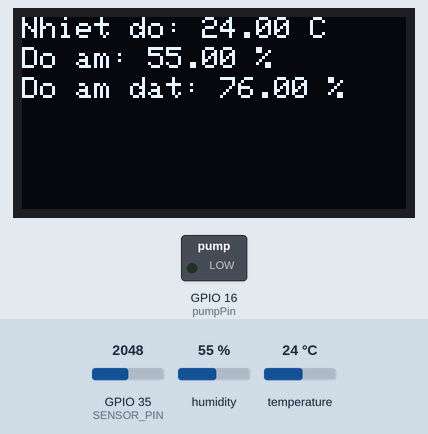
This sketch was run on a simulated ESP32. On the bench: 128×64 one-colour display, switched loads named in the sketch (green lamp = pin HIGH). The inputs (shaded band) are chosen by the test bench; at power-on: GPIO 35 (SENSOR_PIN) = 2048, humidity 55 %, temperature 24 °C. WiFi joins after 1.5 s; servers stay silent unless stated; the display library's start-up logo is not drawn; what the sketch prints to the serial monitor is not drawn.

Above: at 5.0 s.
5.1 s: GPIO 35 (SENSOR_PIN) set to 2708
At 7.0 s:
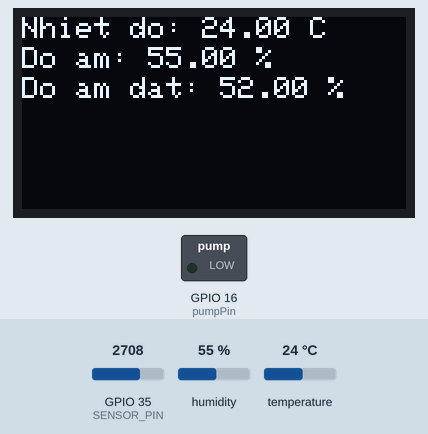
7.3 s: GPIO 35 (SENSOR_PIN) set to 2812
At 8.8 s:
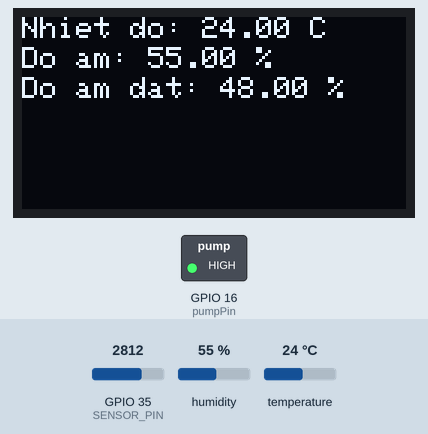
9.3 s: humidity set to 22 %
At 10.5 s:
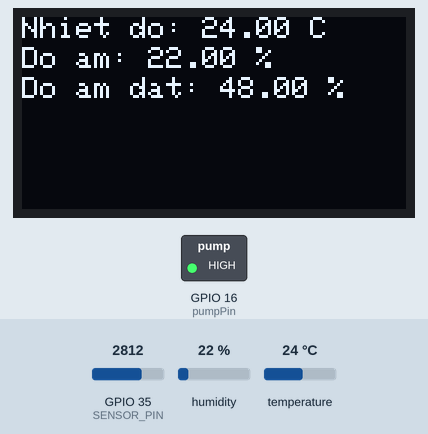
11.3 s: temperature set to 12 °C
At 13.9 s:
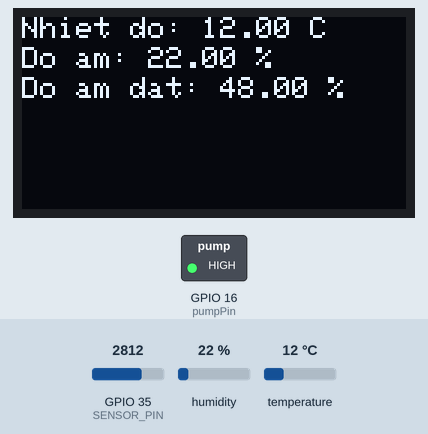
14.3 s: humidity set to 40 %
At 16.2 s:
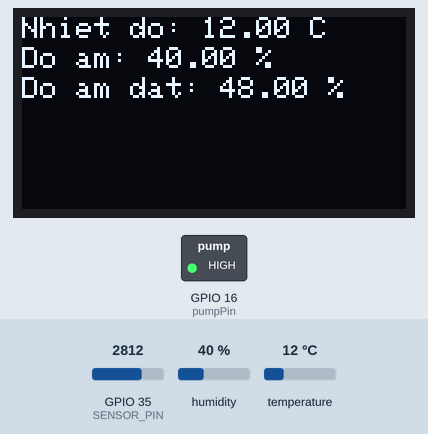
17.3 s: GPIO 35 (SENSOR_PIN) set to 2866
Timing chart, 0 to 20.3 s (numbered marks = the images above; inputs shaded):
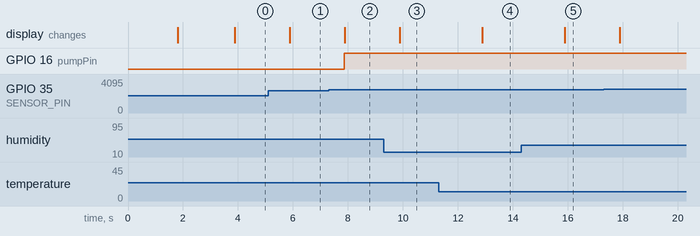

Measured:
- the behaviour switches between 2747 and 2748 on GPIO 35 (SENSOR_PIN) (found by bisection; images 1 and 2)
- after the input at 5.1 s, the display: changes after 0.79 s (image 1)
- after the input at 7.3 s, GPIO 16 (pumpPin): LOW → HIGH after 0.56 s; the display: changes after 0.59 s (image 2)
- after the input at 9.3 s, the display: changes after 0.59 s (image 3)
- after the input at 11.3 s, the display: changes after 1.6 s (image 4)
- after the input at 14.3 s, the display: changes after 1.6 s (image 5)

The sketch:

Simple_Watering_System.ino
```cpp
#define BLYNK_TEMPLATE_ID "TMPL6bfjKkBo3"
#define BLYNK_TEMPLATE_NAME "HE THONG TUOI TU DONG"
#define BLYNK_AUTH_TOKEN "3cX7Knon1URNMMGIuB-OyYIlAHK9UhBz"
#define BLYNK_PRINT Serial

#include <WiFi.h>
#include <BlynkSimpleEsp32.h>
#include "DHT.h"
#include <Adafruit_GFX.h>
#include <Adafruit_SSD1306.h>
//#include <FastLED.h>

char auth[] = BLYNK_AUTH_TOKEN;
char ssid[] = "Duonguit";
char pass[] = "888888888";

#define DHTPIN 17
#define DHTTYPE DHT22
DHT dht(DHTPIN, DHTTYPE);
#define SENSOR_PIN 35
//const int soilMoisturePin = 36; // Analog pin for the soil moisture sensor
//const int ledPin = 2; // LED control pin
//const int pumpPin = 25; // Pump control pin
#define pumpPin 16
const int SOIL_MOISTURE_LOW = 50;
const int SOIL_MOISTURE_HIGH = 80;

int pumpState = LOW; // Initialize pumpState to LOW (off)
int pumpMode = 0; // 0 for automatic, 1 for manual
float mappedSoilMoisture = 0; // Declare mappedSoilMoisture as a global variable

#define SCREEN_WIDTH 128 // OLED display width, in pixels
#define SCREEN_HEIGHT 64 // OLED display height, in pixels
#define OLED_RESET -1 // Reset pin # (or -1 if sharing Arduino reset pin)
   Adafruit_SSD1306 display(SCREEN_WIDTH, SCREEN_HEIGHT, &Wire, OLED_RESET);

BLYNK_WRITE(V2) { // Manual Control of the pump
  if (pumpMode == 1) { // Check if the mode is manual
    pumpState = param.asInt(); // Read the state of the pump button (0 for OFF, 1 for ON)
    digitalWrite(pumpPin, pumpState); // Turn the pump on or off based on button state
    //notifyPumpState(pumpState); // Send notification about pump state
  }
}

BLYNK_WRITE(V4) { // Change the pump mode
  pumpMode = param.asInt(); // Read the state of the mode button (0 for automatic, 1 for manual)

}

void setup() {
  Serial.begin(115200);
  pinMode(pumpPin, OUTPUT);
  dht.begin();
  Blynk.begin(auth, ssid, pass);
  Blynk.virtualWrite(V4, LOW); // Initialize the mode button to automatic mode
  Blynk.virtualWrite(V2, LOW); // Initialize the pump button to OFF
  // Khởi tạo màn hình OLED
  if(!display.begin(SSD1306_SWITCHCAPVCC, 0x3C)) { // Address 0x3C for 128x64
    Serial.println(F("SSD1306 allocation failed"));
    for(;;);
  }
  display.display();
  delay(2000); // Pause for 2 seconds
  display.clearDisplay();
}
void loop() {
  Blynk.run();

  unsigned long currentMillis = millis();
  static unsigned long previousMillis = 0;
  const long interval = 1000;

  if (currentMillis - previousMillis >= interval) {
    previousMillis = currentMillis;

    int soilSensorValue = analogRead(SENSOR_PIN);
      mappedSoilMoisture = map(soilSensorValue, 1400 , 4095, 100, 0);
      Blynk.virtualWrite(V3, mappedSoilMoisture);
      Serial.printf("Soil Moisture: ");
      Serial.print(mappedSoilMoisture);
      Serial.println("%");
    if (pumpMode == 0) {
      autoControlPump(mappedSoilMoisture); // Calling for auto if mode = 1
    }
    //controlLED(mappedSoilMoisture);
    readAndSendSensorData();

  }

}

void autoControlPump(float mappedSoilMoisture) {
  if (pumpMode == 0) {
    Blynk.virtualWrite(V2, pumpState);
  }
  //int previousPumpState = pumpState; // Save the previous pump state

  if (mappedSoilMoisture <= SOIL_MOISTURE_LOW) {
    pumpState = HIGH;
  } else if (mappedSoilMoisture >= SOIL_MOISTURE_HIGH) {
    pumpState = LOW;
  }
  digitalWrite(pumpPin, pumpState);

 /* if (pumpState != previousPumpState) {
    notifyPumpState(pumpState); // Send notification if pump state changes
  }
*/

}

/*void controlLED(float mappedSoilMoisture) {
  if (mappedSoilMoisture <= SOIL_MOISTURE_LOW) {
    //digitalWrite(ledPin, HIGH);
    Blynk.virtualWrite(V2, HIGH);
    //Blynk.setProperty(V2, "color", "#00FF00");
    //Blynk.virtualWrite(V2, "LED ON");
  } else {
    digitalWrite(ledPin, LOW);
   // Blynk.virtualWrite(V2, LOW);
   // Blynk.virtualWrite(V2, "LED OFF");
  }
}
*/
void readAndSendSensorData() {
  float temperature = dht.readTemperature();
  float humidity = dht.readHumidity();

  if (isnan(temperature) || isnan(humidity)) {
    Serial.println("Failed to read from DHT sensor!");
    return;
  }
  Serial.print(F("Humidity: "));
  Serial.print(humidity);
  Serial.print(F("%  Temperature: "));
  Serial.print(temperature);
  Serial.print("\n");
  Blynk.virtualWrite(V0, temperature);
  Blynk.virtualWrite(V1, humidity); // Update humidity on Blynk

  display.clearDisplay();
  display.setTextSize(1);
  display.setTextColor(SSD1306_WHITE);
  display.setCursor(0, 0);
  display.print("Nhiet do: ");
  display.print(temperature);
  display.print(" C");

  display.setCursor(0, 10);
  display.print("Do am: ");
  display.print(humidity);
  display.print(" %");

  display.setCursor(0, 20);
  display.print("Do am dat: ");
  display.print(mappedSoilMoisture);
  display.print(" %");

  display.display();
}
```
